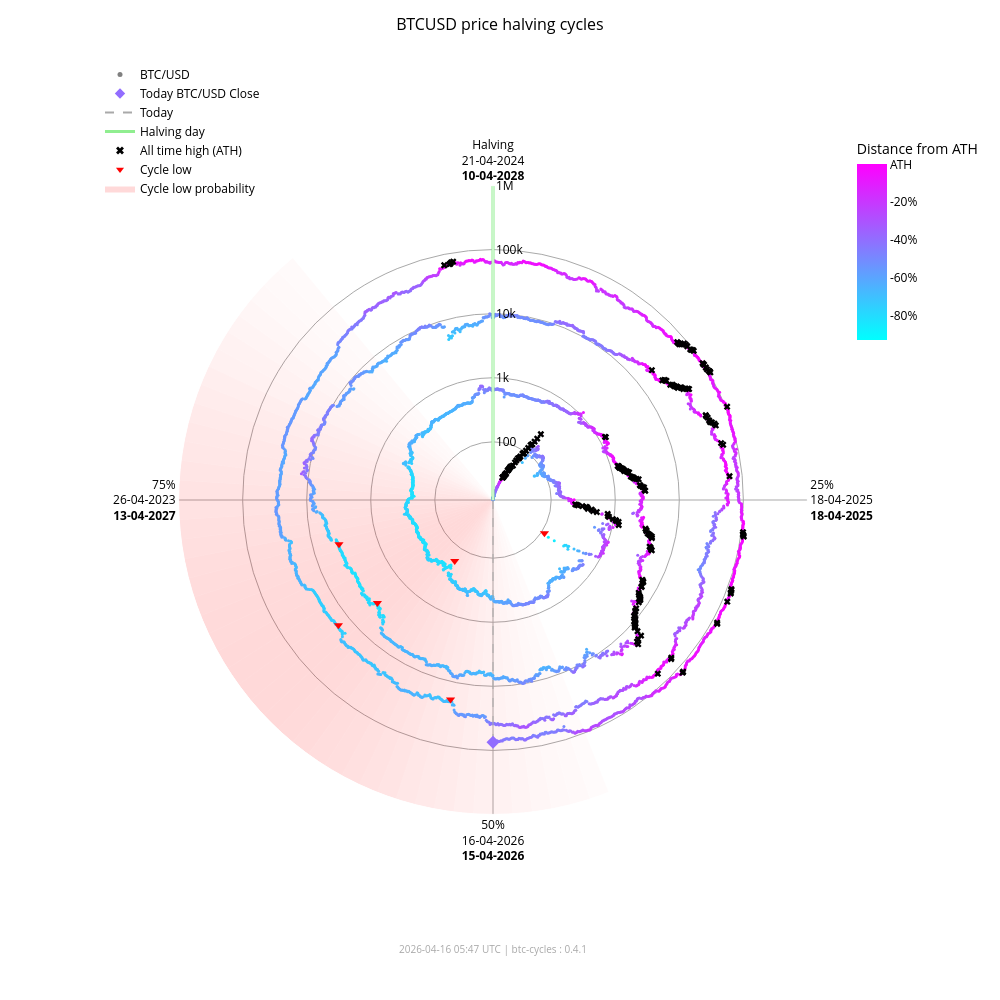

Notebook code cell kept with this figure:
### Markdown cell above
### Interactive chart (plotly)

### Code cell
fig_interactive = btc.plot(
    kind="interactive",
    from_date="2012-11-28",
)
# plotly config for interactivity
config = {"scrollZoom": True, "displayModeBar": True}
# display in notebook
fig_interactive.show(config=config)

### Figure 1 — Plotly figure (JSON) as saved in the notebook; plotly's stock layout.template omitted (floating-point values rounded to 4 significant figures; data arrays with more than 128 entries replaced by an {"elided": "..."} marker saying what was removed)
{"data": [{"fill": "toself", "fillcolor": "rgba(255,0,0,0.017168280509461755)", "hoverinfo": "skip", "line": {"width": 0}, "mode": "lines", "r": [12.35, 1000000, 1000000, 12.35, 12.35], "showlegend": false, "theta": [158.4, 158.4, 162.0, 162.0, 158.4], "type": "scatterpolar"}, {"fill": "toself", "fillcolor": "rgba(255,0,0,0.022114794501891175)", "hoverinfo": "skip", "line": {"width": 0}, "mode": "lines", "r": [12.35, 1000000, 1000000, 12.35, 12.35], "showlegend": false, "theta": [162.0, 162.0, 165.6, 165.6, 162.0], "type": "scatterpolar"}, {"fill": "toself", "fillcolor": "rgba(255,0,0,0.02790404259511669)", "hoverinfo": "skip", "line": {"width": 0}, "mode": "lines", "r": [12.35, 1000000, 1000000, 12.35, 12.35], "showlegend": false, "theta": [165.6, 165.6, 169.2, 169.2, 165.6], "type": "scatterpolar"}, {"fill": "toself", "fillcolor": "rgba(255,0,0,0.034518294852420334)", "hoverinfo": "skip", "line": {"width": 0}, "mode": "lines", "r": [12.35, 1000000, 1000000, 12.35, 12.35], "showlegend": false, "theta": [169.2, 169.2, 172.8, 172.8, 169.2], "type": "scatterpolar"}, {"fill": "toself", "fillcolor": "rgba(255,0,0,0.041901979682821514)", "hoverinfo": "skip", "line": {"width": 0}, "mode": "lines", "r": [12.35, 1000000, 1000000, 12.35, 12.35], "showlegend": false, "theta": [172.8, 172.8, 176.4, 176.4, 172.8], "type": "scatterpolar"}, {"fill": "toself", "fillcolor": "rgba(255,0,0,0.04996405861294358)", "hoverinfo": "skip", "line": {"width": 0}, "mode": "lines", "r": [12.35, 1000000, 1000000, 12.35, 12.35], "showlegend": false, "theta": [176.4, 176.4, 180.0, 180.0, 176.4], "type": "scatterpolar"}, {"fill": "toself", "fillcolor": "rgba(255,0,0,0.05858349692240514)", "hoverinfo": "skip", "line": {"width": 0}, "mode": "lines", "r": [12.35, 1000000, 1000000, 12.35, 12.35], "showlegend": false, "theta": [180.0, 180.0, 183.6, 183.6, 180.0], "type": "scatterpolar"}, {"fill": "toself", "fillcolor": "rgba(255,0,0,0.06761662035375064)", "hoverinfo": "skip", "line": {"width": 0}, "mode": "lines", "r": [12.35, 1000000, 1000000, 12.35, 12.35], "showlegend": false, "theta": [183.6, 183.6, 187.2, 187.2, 183.6], "type": "scatterpolar"}, {"fill": "toself", "fillcolor": "rgba(255,0,0,0.07690481219944661)", "hoverinfo": "skip", "line": {"width": 0}, "mode": "lines", "r": [12.35, 1000000, 1000000, 12.35, 12.35], "showlegend": false, "theta": [187.2, 187.2, 190.8, 190.8, 187.2], "type": "scatterpolar"}, {"fill": "toself", "fillcolor": "rgba(255,0,0,0.08628112000611096)", "hoverinfo": "skip", "line": {"width": 0}, "mode": "lines", "r": [12.35, 1000000, 1000000, 12.35, 12.35], "showlegend": false, "theta": [190.8, 190.8, 194.4, 194.4, 190.8], "type": "scatterpolar"}, {"fill": "toself", "fillcolor": "rgba(255,0,0,0.09557490841018089)", "hoverinfo": "skip", "line": {"width": 0}, "mode": "lines", "r": [12.35, 1000000, 1000000, 12.35, 12.35], "showlegend": false, "theta": [194.4, 194.4, 198.0, 198.0, 194.4], "type": "scatterpolar"}, {"fill": "toself", "fillcolor": "rgba(255,0,0,0.10461455782963762)", "hoverinfo": "skip", "line": {"width": 0}, "mode": "lines", "r": [12.35, 1000000, 1000000, 12.35, 12.35], "showlegend": false, "theta": [198.0, 198.0, 201.6, 201.6, 198.0], "type": "scatterpolar"}, {"fill": "toself", "fillcolor": "rgba(255,0,0,0.11322908719652829)", "hoverinfo": "skip", "line": {"width": 0}, "mode": "lines", "r": [12.35, 1000000, 1000000, 12.35, 12.35], "showlegend": false, "theta": [201.6, 201.6, 205.2, 205.2, 201.6], "type": "scatterpolar"}, {"fill": "toself", "fillcolor": "rgba(255,0,0,0.12125015337052986)", "hoverinfo": "skip", "line": {"width": 0}, "mode": "lines", "r": [12.35, 1000000, 1000000, 12.35, 12.35], "showlegend": false, "theta": [205.2, 205.2, 208.8, 208.8, 205.2], "type": "scatterpolar"}, {"fill": "toself", "fillcolor": "rgba(255,0,0,0.12851590515331976)", "hoverinfo": "skip", "line": {"width": 0}, "mode": "lines", "r": [12.35, 1000000, 1000000, 12.35, 12.35], "showlegend": false, "theta": [208.8, 208.8, 212.4, 212.4, 208.8], "type": "scatterpolar"}, {"fill": "toself", "fillcolor": "rgba(255,0,0,0.13487757461161184)", "hoverinfo": "skip", "line": {"width": 0}, "mode": "lines", "r": [12.35, 1000000, 1000000, 12.35, 12.35], "showlegend": false, "theta": [212.4, 212.4, 216.0, 216.0, 212.4], "type": "scatterpolar"}, {"fill": "toself", "fillcolor": "rgba(255,0,0,0.14020862181849592)", "hoverinfo": "skip", "line": {"width": 0}, "mode": "lines", "r": [12.35, 1000000, 1000000, 12.35, 12.35], "showlegend": false, "theta": [216.0, 216.0, 219.6, 219.6, 216.0], "type": "scatterpolar"}, {"fill": "toself", "fillcolor": "rgba(255,0,0,0.14441504950654527)", "hoverinfo": "skip", "line": {"width": 0}, "mode": "lines", "r": [12.35, 1000000, 1000000, 12.35, 12.35], "showlegend": false, "theta": [219.6, 219.6, 223.2, 223.2, 219.6], "type": "scatterpolar"}, {"fill": "toself", "fillcolor": "rgba(255,0,0,0.14744459351271713)", "hoverinfo": "skip", "line": {"width": 0}, "mode": "lines", "r": [12.35, 1000000, 1000000, 12.35, 12.35], "showlegend": false, "theta": [223.2, 223.2, 226.8, 226.8, 223.2], "type": "scatterpolar"}, {"fill": "toself", "fillcolor": "rgba(255,0,0,0.14929223192296423)", "hoverinfo": "skip", "line": {"width": 0}, "mode": "lines", "r": [12.35, 1000000, 1000000, 12.35, 12.35], "showlegend": false, "theta": [226.8, 226.8, 230.4, 230.4, 226.8], "type": "scatterpolar"}, {"fill": "toself", "fillcolor": "rgba(255,0,0,0.15)", "hoverinfo": "skip", "line": {"width": 0}, "mode": "lines", "r": [12.35, 1000000, 1000000, 12.35, 12.35], "showlegend": false, "theta": [230.4, 230.4, 234.0, 234.0, 230.4], "type": "scatterpolar"}, {"fill": "toself", "fillcolor": "rgba(255,0,0,0.14965033825231114)", "hoverinfo": "skip", "line": {"width": 0}, "mode": "lines", "r": [12.35, 1000000, 1000000, 12.35, 12.35], "showlegend": false, "theta": [234.0, 234.0, 237.6, 237.6, 234.0], "type": "scatterpolar"}, {"fill": "toself", "fillcolor": "rgba(255,0,0,0.14835378057909807)", "hoverinfo": "skip", "line": {"width": 0}, "mode": "lines", "r": [12.35, 1000000, 1000000, 12.35, 12.35], "showlegend": false, "theta": [237.6, 237.6, 241.2, 241.2, 237.6], "type": "scatterpolar"}, {"fill": "toself", "fillcolor": "rgba(255,0,0,0.14623322283554635)", "hoverinfo": "skip", "line": {"width": 0}, "mode": "lines", "r": [12.35, 1000000, 1000000, 12.35, 12.35], "showlegend": false, "theta": [241.2, 241.2, 244.8, 244.8, 241.2], "type": "scatterpolar"}, {"fill": "toself", "fillcolor": "rgba(255,0,0,0.1434078538226231)", "hoverinfo": "skip", "line": {"width": 0}, "mode": "lines", "r": [12.35, 1000000, 1000000, 12.35, 12.35], "showlegend": false, "theta": [244.8, 244.8, 248.4, 248.4, 244.8], "type": "scatterpolar"}, {"fill": "toself", "fillcolor": "rgba(255,0,0,0.13997983179373427)", "hoverinfo": "skip", "line": {"width": 0}, "mode": "lines", "r": [12.35, 1000000, 1000000, 12.35, 12.35], "showlegend": false, "theta": [248.4, 248.4, 252.0, 252.0, 248.4], "type": "scatterpolar"}, {"fill": "toself", "fillcolor": "rgba(255,0,0,0.13602598258454268)", "hoverinfo": "skip", "line": {"width": 0}, "mode": "lines", "r": [12.35, 1000000, 1000000, 12.35, 12.35], "showlegend": false, "theta": [252.0, 252.0, 255.6, 255.6, 252.0], "type": "scatterpolar"}, {"fill": "toself", "fillcolor": "rgba(255,0,0,0.13159547355344953)", "hoverinfo": "skip", "line": {"width": 0}, "mode": "lines", "r": [12.35, 1000000, 1000000, 12.35, 12.35], "showlegend": false, "theta": [255.6, 255.6, 259.2, 259.2, 255.6], "type": "scatterpolar"}, {"fill": "toself", "fillcolor": "rgba(255,0,0,0.12671301775492697)", "hoverinfo": "skip", "line": {"width": 0}, "mode": "lines", "r": [12.35, 1000000, 1000000, 12.35, 12.35], "showlegend": false, "theta": [259.2, 259.2, 262.8, 262.8, 259.2], "type": "scatterpolar"}, {"fill": "toself", "fillcolor": "rgba(255,0,0,0.12138610149219965)", "hoverinfo": "skip", "line": {"width": 0}, "mode": "lines", "r": [12.35, 1000000, 1000000, 12.35, 12.35], "showlegend": false, "theta": [262.8, 262.8, 266.4, 266.4, 262.8], "type": "scatterpolar"}, {"fill": "toself", "fillcolor": "rgba(255,0,0,0.1156142551644921)", "hoverinfo": "skip", "line": {"width": 0}, "mode": "lines", "r": [12.35, 1000000, 1000000, 12.35, 12.35], "showlegend": false, "theta": [266.4, 266.4, 270.0, 270.0, 266.4], "type": "scatterpolar"}, {"fill": "toself", "fillcolor": "rgba(255,0,0,0.10939851441251548)", "hoverinfo": "skip", "line": {"width": 0}, "mode": "lines", "r": [12.35, 1000000, 1000000, 12.35, 12.35], "showlegend": false, "theta": [270.0, 270.0, 273.6, 273.6, 270.0], "type": "scatterpolar"}, {"fill": "toself", "fillcolor": "rgba(255,0,0,0.10274974912946185)", "hoverinfo": "skip", "line": {"width": 0}, "mode": "lines", "r": [12.35, 1000000, 1000000, 12.35, 12.35], "showlegend": false, "theta": [273.6, 273.6, 277.2, 277.2, 273.6], "type": "scatterpolar"}, {"fill": "toself", "fillcolor": "rgba(255,0,0,0.09569517349791425)", "hoverinfo": "skip", "line": {"width": 0}, "mode": "lines", "r": [12.35, 1000000, 1000000, 12.35, 12.35], "showlegend": false, "theta": [277.2, 277.2, 280.8, 280.8, 277.2], "type": "scatterpolar"}, {"fill": "toself", "fillcolor": "rgba(255,0,0,0.08828282625646727)", "hoverinfo": "skip", "line": {"width": 0}, "mode": "lines", "r": [12.35, 1000000, 1000000, 12.35, 12.35], "showlegend": false, "theta": [280.8, 280.8, 284.4, 284.4, 280.8], "type": "scatterpolar"}, {"fill": "toself", "fillcolor": "rgba(255,0,0,0.08058400018765345)", "hoverinfo": "skip", "line": {"width": 0}, "mode": "lines", "r": [12.35, 1000000, 1000000, 12.35, 12.35], "showlegend": false, "theta": [284.4, 284.4, 288.0, 288.0, 284.4], "type": "scatterpolar"}, {"fill": "toself", "fillcolor": "rgba(255,0,0,0.07269354608292704)", "hoverinfo": "skip", "line": {"width": 0}, "mode": "lines", "r": [12.35, 1000000, 1000000, 12.35, 12.35], "showlegend": false, "theta": [288.0, 288.0, 291.6, 291.6, 288.0], "type": "scatterpolar"}, {"fill": "toself", "fillcolor": "rgba(255,0,0,0.06472784449068783)", "hoverinfo": "skip", "line": {"width": 0}, "mode": "lines", "r": [12.35, 1000000, 1000000, 12.35, 12.35], "showlegend": false, "theta": [291.6, 291.6, 295.2, 295.2, 291.6], "type": "scatterpolar"}, {"fill": "toself", "fillcolor": "rgba(255,0,0,0.05682021976743955)", "hoverinfo": "skip", "line": {"width": 0}, "mode": "lines", "r": [12.35, 1000000, 1000000, 12.35, 12.35], "showlegend": false, "theta": [295.2, 295.2, 298.8, 298.8, 295.2], "type": "scatterpolar"}, {"fill": "toself", "fillcolor": "rgba(255,0,0,0.04911378436707333)", "hoverinfo": "skip", "line": {"width": 0}, "mode": "lines", "r": [12.35, 1000000, 1000000, 12.35, 12.35], "showlegend": false, "theta": [298.8, 298.8, 302.4, 302.4, 298.8], "type": "scatterpolar"}, {"fill": "toself", "fillcolor": "rgba(255,0,0,0.04175213714896469)", "hoverinfo": "skip", "line": {"width": 0}, "mode": "lines", "r": [12.35, 1000000, 1000000, 12.35, 12.35], "showlegend": false, "theta": [302.4, 302.4, 306.0, 306.0, 302.4], "type": "scatterpolar"}, {"fill": "toself", "fillcolor": "rgba(255,0,0,0.034868865657538876)", "hoverinfo": "skip", "line": {"width": 0}, "mode": "lines", "r": [12.35, 1000000, 1000000, 12.35, 12.35], "showlegend": false, "theta": [306.0, 306.0, 309.6, 309.6, 306.0], "type": "scatterpolar"}, {"fill": "toself", "fillcolor": "rgba(255,0,0,0.02857722515334582)", "hoverinfo": "skip", "line": {"width": 0}, "mode": "lines", "r": [12.35, 1000000, 1000000, 12.35, 12.35], "showlegend": false, "theta": [309.6, 309.6, 313.2, 313.2, 309.6], "type": "scatterpolar"}, {"fill": "toself", "fillcolor": "rgba(255,0,0,0.022961515313555197)", "hoverinfo": "skip", "line": {"width": 0}, "mode": "lines", "r": [12.35, 1000000, 1000000, 12.35, 12.35], "showlegend": false, "theta": [313.2, 313.2, 316.8, 316.8, 313.2], "type": "scatterpolar"}, {"fill": "toself", "fillcolor": "rgba(255,0,0,0.01807146942917362)", "hoverinfo": "skip", "line": {"width": 0}, "mode": "lines", "r": [12.35, 1000000, 1000000, 12.35, 12.35], "showlegend": false, "theta": [316.8, 316.8, 320.4, 320.4, 316.8], "type": "scatterpolar"}, {"hoverinfo": "text", "marker": {"color": {"elided": "4888 str values"}, "size": 3}, "mode": "markers", "r": {"elided": "4888 float values"}, "showlegend": false, "text": {"elided": "4888 str values"}, "theta": {"elided": "4888 float values"}, "type": "scatterpolar"}, {"hoverinfo": "skip", "line": {"color": "lightgreen", "width": 3}, "mode": "lines", "r": [12.35, 1000000], "showlegend": false, "theta": [0, 0], "type": "scatterpolar"}, {"hoverinfo": "skip", "line": {"color": "darkgrey", "dash": "dash", "width": 1}, "mode": "lines", "r": [12.35, 75080.0], "showlegend": false, "theta": [180.0, 180.0], "type": "scatterpolar"}, {"hoverinfo": "text", "marker": {"color": "#926dff", "size": 10, "symbol": "diamond"}, "mode": "markers", "r": [75080.0], "showlegend": false, "text": ["Today<br>Date: 2026-04-16<br>Price: $75,078.61"], "theta": [180.0], "type": "scatterpolar"}, {"hoverinfo": "text", "marker": {"color": "black", "size": 6, "symbol": "x"}, "mode": "markers", "r": {"elided": "195 float values"}, "showlegend": false, "text": {"elided": "195 str values"}, "theta": {"elided": "195 float values"}, "type": "scatterpolar"}, {"hoverinfo": "text", "marker": {"color": "red", "size": 8, "symbol": "triangle-down"}, "mode": "markers", "r": [111.6, 164.9, 3233.0, 3925.0, 18950.0, 15760.0], "showlegend": false, "text": ["Cycle Low<br>Date: 2014-02-21<br>Price: $111.56<br>ATH distance: -91.0%", "Cycle Low<br>Date: 2015-01-14<br>Price: $164.92<br>ATH distance: -86.7%", "Cycle Low<br>Date: 2018-12-15<br>Price: $3,232.51<br>ATH distance: -83.3%", "Cycle Low<br>Date: 2019-03-25<br>Price: $3,924.55<br>ATH distance: -79.7%", "Cycle Low<br>Date: 2022-06-18<br>Price: $18,954.25<br>ATH distance: -71.9%", "Cycle Low<br>Date: 2022-11-21<br>Price: $15,760.19<br>ATH distance: -76.7%"], "theta": [122.8, 212.1, 228.3, 254.0, 192.0, 231.0], "type": "scatterpolar"}, {"marker": {"color": "grey", "size": 5}, "mode": "markers", "name": "BTC/USD", "r": [null], "theta": [null], "type": "scatterpolar"}, {"marker": {"color": "#926dff", "size": 8, "symbol": "diamond"}, "mode": "markers", "name": "Today BTC/USD Close", "r": [null], "theta": [null], "type": "scatterpolar"}, {"line": {"color": "darkgrey", "dash": "dash"}, "mode": "lines", "name": "Today", "r": [null], "theta": [null], "type": "scatterpolar"}, {"line": {"color": "lightgreen", "width": 3}, "mode": "lines", "name": "Halving day", "r": [null], "theta": [null], "type": "scatterpolar"}, {"marker": {"color": "black", "size": 7, "symbol": "x"}, "mode": "markers", "name": "All time high (ATH)", "r": [null], "theta": [null], "type": "scatterpolar"}, {"marker": {"color": "red", "size": 7, "symbol": "triangle-down"}, "mode": "markers", "name": "Cycle low", "r": [null], "theta": [null], "type": "scatterpolar"}, {"fill": "toself", "fillcolor": "rgba(255,0,0,0.15)", "line": {"width": 0}, "mode": "lines", "name": "Cycle low probability", "r": [null], "theta": [null], "type": "scatterpolar"}, {"hoverinfo": "skip", "marker": {"cmax": 0, "cmin": -0.9307, "color": [0], "colorbar": {"len": 0.25, "ticktext": ["ATH", "-20%", "-40%", "-60%", "-80%", "-100%"], "tickvals": [0, -0.2, -0.4, -0.6, -0.8, -1.0], "title": {"text": "Distance from ATH"}, "x": 0.95, "y": 0.92, "yanchor": "top"}, "colorscale": {"elided": "256x2 mixed values"}, "showscale": true, "size": 0}, "mode": "markers", "r": [null], "showlegend": false, "theta": [null], "type": "scatterpolar"}], "layout": {"annotations": [{"font": {"color": "darkgrey", "size": 10}, "showarrow": false, "text": "2026-04-16 05:47 UTC | btc-cycles : 0.4.1", "x": 0.5, "xref": "paper", "y": -0.02, "yref": "paper"}], "font": {"color": "black"}, "height": 1000, "legend": {"bgcolor": "rgba(0,0,0,0)", "font": {"color": "black"}, "x": 0.0, "y": 1.0}, "margin": {"b": 60, "l": 100, "r": 80, "t": 60}, "paper_bgcolor": "white", "plot_bgcolor": "white", "polar": {"angularaxis": {"color": "black", "direction": "clockwise", "gridcolor": "darkgrey", "rotation": 90, "ticktext": ["Halving<br>21-04-2024<br><b>10-04-2028</b>", "25%<br>18-04-2025<br><b>18-04-2025</b>", "50%<br>16-04-2026<br><b>15-04-2026</b>", "75%<br>26-04-2023<br><b>13-04-2027</b>"], "tickvals": [0, 90, 180, 270]}, "bgcolor": "white", "domain": {"x": [0.1, 0.9], "y": [0.05, 0.95]}, "radialaxis": {"angle": 90, "color": "black", "gridcolor": "darkgrey", "range": [1.092, 6.0], "tickangle": 90, "ticktext": ["100", "1k", "10k", "100k", "1M"], "tickvals": [100, 1000, 10000, 100000, 1000000], "type": "log"}}, "title": {"font": {"color": "black", "size": 16}, "text": "BTCUSD price halving cycles", "x": 0.5}, "width": 1000}}
